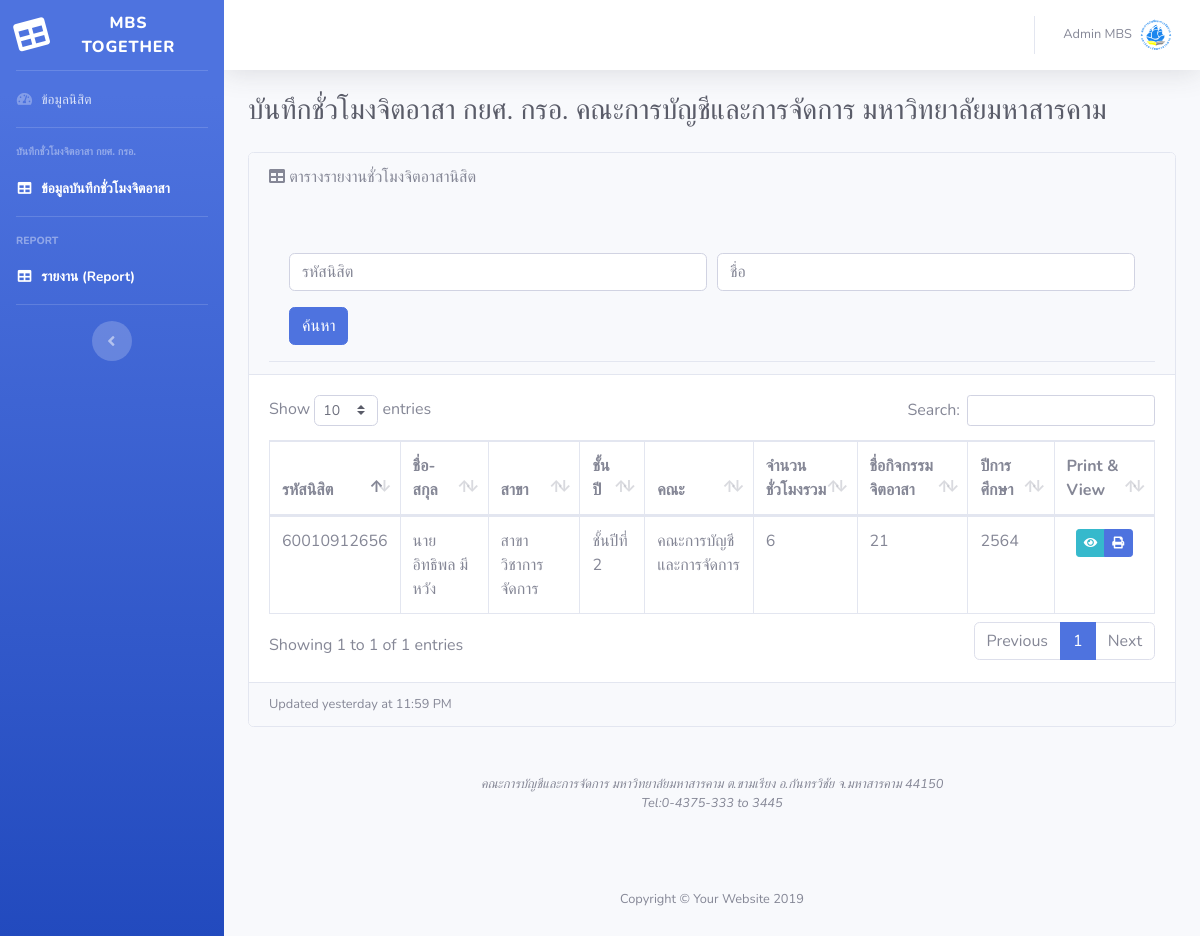
The app's page /report.php with its own data.
### tables this page shows
CREATE TABLE `studentloan` (
  `std_id_auto` int(11) NOT NULL,
  `stu_id` varchar(15) NOT NULL COMMENT 'รหัสนิสิต',
  `stu_n` varchar(80) NOT NULL COMMENT 'ชื่อ - นามสกุล',
  `branch` varchar(80) NOT NULL COMMENT 'สาขา',
  `stu_year` varchar(80) NOT NULL COMMENT 'ชั้นปี',
  `stu_board` varchar(80) NOT NULL COMMENT 'คณะ',
  `std_name` varchar(100) NOT NULL COMMENT 'ชื่อกิจกรรมจิตอาสา',
  `std_po` varchar(100) NOT NULL COMMENT 'สถานที่ทำกิจกรรม',
  `std_lo` varchar(80) NOT NULL COMMENT 'ลักษณะของกิจกรรม',
  `s_date` date NOT NULL COMMENT 'วัน/เดือน/ปี',
  `t_ime` time NOT NULL COMMENT 'เวลาที่ทำกิจกรรม',
  `p_ao` time NOT NULL COMMENT 'ถึง',
  `p_io` double NOT NULL COMMENT 'ภาคเรียนที่',
  `p_lo` double NOT NULL COMMENT 'ปีการศึกษา',
  `p_do` text NOT NULL COMMENT 'จำนวนชั่วโมงรวม'
);

### report.php (the view, shortened to what this page needs)
<!DOCTYPE html>
<html lang="en">
<head>
    <link href="vendor/fontawesome-free/css/all.min.css" rel="stylesheet" type="text/css">
    <link href="css/sb-admin-2.min.css" rel="stylesheet">
    <link href="vendor/datatables/dataTables.bootstrap4.min.css" rel="stylesheet">
</head>
<body id="page-top">
    <div id="wrapper">
        <ul class="navbar-nav bg-gradient-primary sidebar sidebar-dark accordion" id="accordionSidebar">
            <a class="sidebar-brand d-flex align-items-center justify-content-center">
                <div class="sidebar-brand-icon rotate-n-15">
                    <i class="fas fa-table"></i>
                </div>
                <div class="sidebar-brand-text mx-3">MBS Together</sup></div>
            </a>
            <hr class="sidebar-divider my-0">
            <li class="nav-item">
                <a class="nav-link" href="std.php">
                    <i class="fas fa-fw fa-tachometer-alt"></i>
                    <span>ข้อมูลนิสิต</span></a>
            </li>
            <hr class="sidebar-divider">
            <div class="sidebar-heading">
                บันทึกชั่วโมงจิตอาสา กยศ. กรอ.
            </div>
            <li class="nav-item active">
                <a class="nav-link" href="stu.php">
                    <i class="fas fa-fw fa-table"></i>
                    <span>ข้อมูลบันทึกชั่วโมงจิตอาสา</span></a>
            </li>
            <hr class="sidebar-divider">
            <div class="sidebar-heading">
                Report
            </div>
            <li class="nav-item active">
                <a class="nav-link" href="report.php">
                    <i class="fas fa-fw fa-table"></i>
                    <span>รายงาน (Report)</span></a>
            </li>
            <hr class="sidebar-divider d-none d-md-block">
            <div class="text-center d-none d-md-inline">
                <button class="rounded-circle border-0" id="sidebarToggle"></button>
            </div>
        </ul>
        <div id="content-wrapper" class="d-flex flex-column">
            <div id="content">
                <nav class="navbar navbar-expand navbar-light bg-white topbar mb-4 static-top shadow">
                    <ul class="navbar-nav ml-auto">
                        <li class="nav-item dropdown no-arrow">
                            <a class="nav-link dropdown-toggle" href="#" id="userDropdown" role="button"
                                data-toggle="dropdown" aria-haspopup="true" aria-expanded="false">
                                <span class="mr-2 d-none d-lg-inline text-gray-600 small">Admin MBS
                                </span>
                                <img class="img-profile rounded-circle" src="mbs.png">
                            </a>
                        </li>
                    </ul>
                </nav>
                <div class="container-fluid">
                    <h1 class="h3 mb-2 text-gray-800">บันทึกชั่วโมงจิตอาสา กยศ. กรอ.
                        คณะการบัญชีและการจัดการ มหาวิทยาลัยมหาสารคาม</h1>
                    <div class="card mb-3">
                        <div class="card-header">
                            <i class="fas fa-table"></i>
                            ตารางรายงานชั่วโมงจิตอาสานิสิต
                            <div class="card-header py-3">
                                <div class="  mt-5">
                                    <form action="" method="POST">
                                        <div class="form-row">
                                            <div class="col">
                                                <input type="text" name="stu_id" class="form-control"
                                                    placeholder="รหัสนิสิต">
                                            </div>
                                            <div class="col">
                                                <input type="text" name="stu_n" class="form-control" placeholder="ชื่อ">
                                            </div>
                                        </div>
                                        <button type="submit" name="submitId"
                                            class="btn btn-primary mt-3">ค้นหา</button>
                                    </form>
                                </div>
                            </div>
                        </div>
                        <div class="card-body">
                            <div class="table-responsive">
                                <table class="table table-bordered" id="dataTable" width="100%" cellspacing="0">
                                    <thead>
                                        <tr>
                                            <th>รหัสนิสิต</th>
                                            <th>ชื่อ- สกุล</th>
                                            <th>สาขา</th>
                                            <th>ชั้นปี</th>
                                            <th>คณะ</th>
                                            <th>จำนวนชั่วโมงรวม</th>
                                            <th>ชื่อกิจกรรมจิตอาสา</th>
                                            <th>ปีการศึกษา</th>
                                            <th>Print & View</th>
                                        </tr>
                                    </thead>
                                    <?php
include_once("connectdb_admin2.php");
    $sql = "SELECT * FROM `studentloan` LIMIT 100";
 $result = mysqli_query($conn,$sql);
 while($data = mysqli_fetch_array($result)){
 ?>
                                    <tr>
                                        <td><?=$data['stu_id'];?></td>
                                        <td><?=$data['stu_n'];?></td>
                                        <td><?=$data['branch'];?></td>
                                        <td><?=$data['stu_year'];?></td>
                                        <td><?=$data['stu_board'];?></td>
                                        <td><?=$data['p_do'];?></td>
                                        <td><?=$data['std_name'];?></td>
                                        <td><?=$data['p_lo'];?></td>
                                        <td class="text-center">
                                            <div class="btn-group btn-group-sm">
                                                <button class="btn btn-info btn-circle" data-toggle="modal"
                                                    data-target="#exampleModalLong<?=$data['std_id_auto'];?>"
                                                    data-toggle="tooltip" data-placement="top" title="ดูข้อมูล">
                                                    <i class="fas fa-eye"></i>
                                                </button>
                                                <a href="report_print.php?id=<?=$data['std_id_auto'];?>"
                                                    class="btn btn-primary btn-circle" data-toggle="tooltip"
                                                    data-placement="top" title="พิมพ์รายงาน">
                                                    <i class="fas fa-print" placeholder=""></i>
                                                </a>
                                        </td>
                                    </tr>
                                    <?php
                                }  ?>
                                </table>
                            </div>
                        </div>
                        <div class="card-footer small text-muted">Updated yesterday at 11:59 PM</div>
                    </div>
                    <p class="small text-center text-muted my-5">
                        <em>คณะการบัญชีและการจัดการ มหาวิทยาลัยมหาสารคาม ต.ขามเรียง อ.กันทรวิชัย จ.มหาสารคาม 44150
                            <br> Tel:0-4375-333 to 3445</em>
                    </p>
                </div>
                <footer class="sticky-footer">
                    <div class="container my-auto">
                        <div class="copyright text-center my-auto">
                            <span>Copyright © Your Website 2019</span>
                        </div>
                    </div>
                </footer>
            </div>
        </div>
</body>
</html>

### records on screen
studentloan: stu "60010912656", stu_n "นายอิทธิพล มีหวัง", branch "สาขาวิชาการจัดการ", stu_year "ชั้นปีที่ 2", stu_board "คณะการบัญชีและการจัดการ", p_do "6", std_name "21", p_lo "2564"
